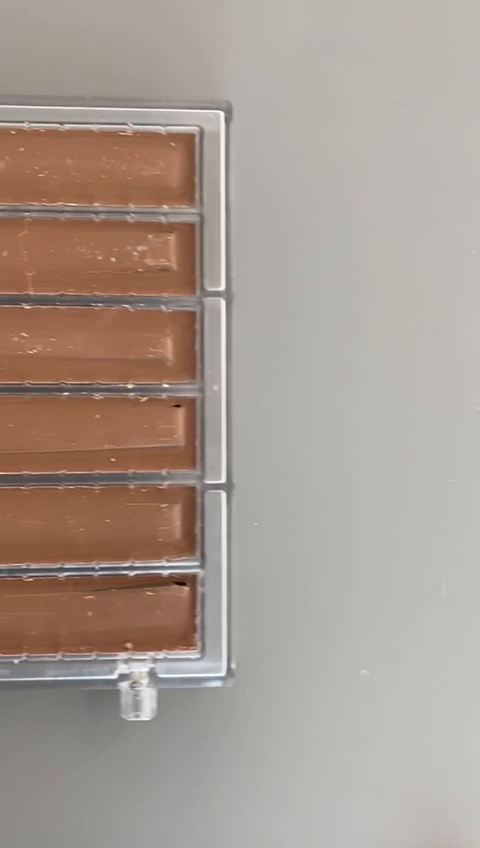
#> input picture frame 47 of color/figures/convey.mp4, 480 x 848 px
$ python contouring_video.py
#> lines starting #> are read from the running program, lines starting #| are printed output that depends on the picture; after the words box and inside, x2 and y2 are one past the last pixel; in counts of white or black regions, pixels touching at a corner belong together
#!/usr/bin/env python2

import cv2
import numpy as np
import time

frameWidth = 640
frameHeight = 480
# cap = cv2.VideoCapture(0)
cap = cv2.VideoCapture('figures/convey.mp4')
cap.set(3, frameWidth)
cap.set(4, frameHeight)
img_counter = 0


def empty(a):
    pass

cv2.namedWindow("Parameters")
cv2.resizeWindow("Parameters",640,240)
cv2.createTrackbar("Threshold1","Parameters",23,255,empty)
cv2.createTrackbar("Threshold2","Parameters",20,255,empty)
cv2.createTrackbar("LowerArea","Parameters",80000,300000,empty)
cv2.createTrackbar("UpperArea","Parameters",280000,300000,empty)

cv2.createTrackbar("LowerX","Parameters",0,250,empty)
cv2.createTrackbar("UpperX","Parameters",100,250,empty)
cv2.createTrackbar("LowerY","Parameters",0,250,empty)
cv2.createTrackbar("UpperY","Parameters",30,250,empty)

cv2.createTrackbar("LicoriceThreshold","Parameters", 5, 1000, empty)

def stackImages(scale,imgArray):
    rows = len(imgArray)
    cols = len(imgArray[0])
    rowsAvailable = isinstance(imgArray[0], list)
    width = imgArray[0][0].shape[1]
    height = imgArray[0][0].shape[0]
    if rowsAvailable:
        for x in range ( 0, rows):
            for y in range(0, cols):
                if imgArray[x][y].shape[:2] == imgArray[0][0].shape [:2]:
                    imgArray[x][y] = cv2.resize(imgArray[x][y], (0, 0), None, scale, scale)
                else:
                    imgArray[x][y] = cv2.resize(imgArray[x][y], (imgArray[0][0].shape[1], imgArray[0][0].shape[0]), None, scale, scale)
                if len(imgArray[x][y].shape) == 2: imgArray[x][y]= cv2.cvtColor( imgArray[x][y], cv2.COLOR_GRAY2BGR)
        imageBlank = np.zeros((height, width, 3), np.uint8)
        hor = [imageBlank]*rows
        hor_con = [imageBlank]*rows
        for x in range(0, rows):
            hor[x] = np.hstack(imgArray[x])
        ver = np.vstack(hor)
    else:
        for x in range(0, rows):
            if imgArray[x].shape[:2] == imgArray[0].shape[:2]:
                imgArray[x] = cv2.resize(imgArray[x], (0, 0), None, scale, scale)
            else:
                imgArray[x] = cv2.resize(imgArray[x], (imgArray[0].shape[1], imgArray[0].shape[0]), None,scale, scale)
            if len(imgArray[x].shape) == 2: imgArray[x] = cv2.cvtColor(imgArray[x], cv2.COLOR_GRAY2BGR)
        hor= np.hstack(imgArray)
        ver = hor
    return ver

def getContours(img,imgContour,img_counter,start,end):
    contours, hierarchy = cv2.findContours(img, cv2.RETR_EXTERNAL, cv2.CHAIN_APPROX_NONE)
    for cnt in contours:
        area = cv2.contourArea(cnt)
        areaMin = cv2.getTrackbarPos("LowerArea", "Parameters")
        areaMax = cv2.getTrackbarPos("UpperArea", "Parameters")
        if area > areaMin and area < areaMax:
            cv2.drawContours(imgContour, cnt, -1, (255, 0, 255), 7)
            peri = cv2.arcLength(cnt, True)
            approx = cv2.approxPolyDP(cnt, 0.02 * peri, True)


            # print(len(approx))

            # x y bullid
            x , y , w, h = cv2.boundingRect(approx)
            # if len(approx) >= 4:
            #     print("x ", x)
            #     print("y ", y)
            cv2.rectangle(imgContour, (x , y ), (x + w , y + h ), (0, 255, 0), 5)

            cv2.putText(imgContour, "Coordinates: (" + str(x) + ", " + str(y) + ")", (x + 20, y+40), cv2.FONT_HERSHEY_COMPLEX, .7, #str(len(approx)), (x, y), cv2.FONT_HERSHEY_COMPLEX, .7,
                        (0, 0, 0), 2)
            cv2.putText(imgContour, "Area: " + str(int(area)), (x + w + 20, y + 45), cv2.FONT_HERSHEY_COMPLEX, 0.7,
                        (0, 0, 0), 2)

            lx = cv2.getTrackbarPos("LowerX","Parameters")
            ux = cv2.getTrackbarPos("UpperX","Parameters")
            ly = cv2.getTrackbarPos("LowerY","Parameters")
            uy = cv2.getTrackbarPos("UpperY","Parameters")

            compare = cv2.getTrackbarPos("LicoriceThreshold","Parameters")

            if len(approx) >= 4 and lx <= x and x <= ux and ly <= y and y <= uy:
                # print('it detects')
                _, image = cap.read()

                # [9 lines of commented-out code are left out]


                lower = [0, 0, 0]
                upper = [65, 54, 49]

                # lower = np.array([0, 0, 0], dtype = "uint8")
                # upper = np.array([65, 54, 49], dtype = "uint8")


                # create NumPy arrays from the boundaries
                lower = np.array(lower, dtype = "uint8")
                upper = np.array(upper, dtype = "uint8")
                # find the colors within the specified boundaries and apply
                # the mask
                mask = cv2.inRange(image, lower, upper)
                output = cv2.bitwise_and(image, image, mask = mask)

                all_pixels = cv2.inRange(image, np.array([0, 0, 0], dtype = "uint8"), np.array([255, 255, 255], dtype = "uint8"))
                total_pixel_num = float(cv2.countNonZero(all_pixels))
                licorice = float(cv2.countNonZero(mask))

                # print("Pixel ratio: ", float(licorice/total_pixel_num))

                ratio = round((licorice/total_pixel_num)*10000,2)


                # Changed 10000 to 100
                the_ratio_str = "The black pixel ratio: " + str(round((licorice/total_pixel_num)*100,2)) + "%"
                cv2.putText(imgContour, the_ratio_str, (520, 440), cv2.FONT_HERSHEY_SIMPLEX, 0.7, (0, 0, 255), 2)
                # print(the_ratio_str)

                # Pixel detection check
                if ratio >= compare and (end-start) > 3:
                    start = time.time()
                    print("Alert!!!!")
                    img_name = "opencv_frame_{}.png".format(img_counter)
                    cv2.imwrite(img_name, imgContour)
                    # print("{} written!".format(img_name))
                    # print(img_counter)
                    img_counter = img_counter + 1
                    # time.sleep(1) DOESNT WORK, VIDEO LAG

                # show the images
                cv2.imshow("images", np.hstack([image, output]))
                # cv2.waitKey(0)
        end = time.time()
    return img_counter,start,end

def main():
    img_counter = 0
    start = time.time()
    end = time.time()
    while True:
        success, img = cap.read()
#> img is the input picture: shape (848, 480, 3); mean B, G, R 145.5, 155, 168.7
        imgContour = img.copy()
        imgBlur = cv2.GaussianBlur(img, (7, 7), 1)
        imgGray = cv2.cvtColor(imgBlur, cv2.COLOR_BGR2GRAY)
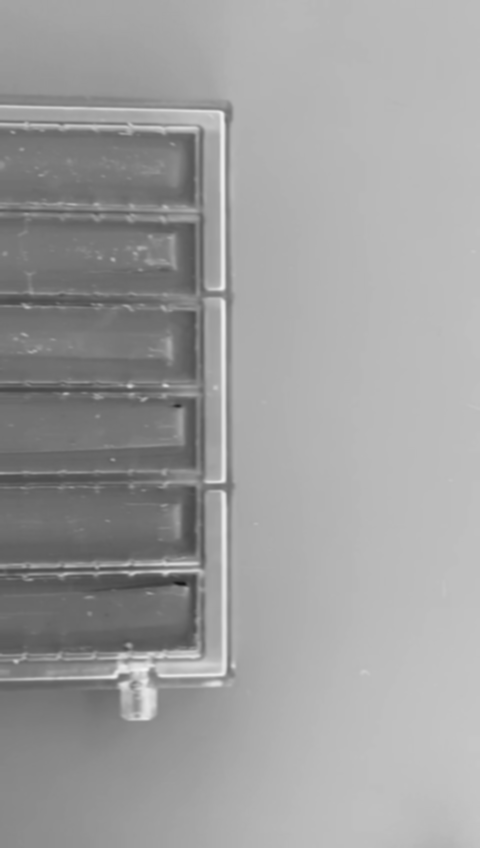
#> imgGray: shape (848, 480); min 23, max 244, mean 158
        threshold1 = cv2.getTrackbarPos("Threshold1", "Parameters")
        threshold2 = cv2.getTrackbarPos("Threshold2", "Parameters")
        imgCanny = cv2.Canny(imgGray,threshold1,threshold2)
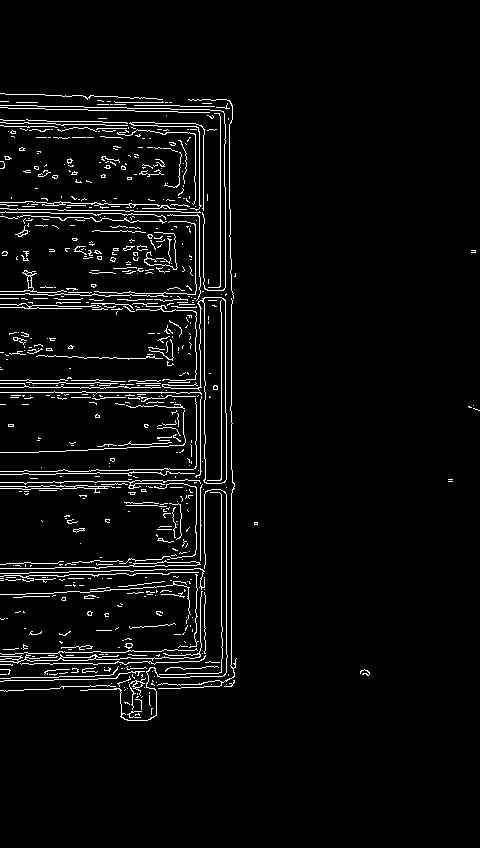
#> imgCanny: shape (848, 480); 4.2% white in thin lines or dots, all inside (x1, y1, x2, y2) = (0, 93, 480, 721)
        kernel = np.ones((5, 5))
        imgDil = cv2.dilate(imgCanny, kernel, iterations=1)
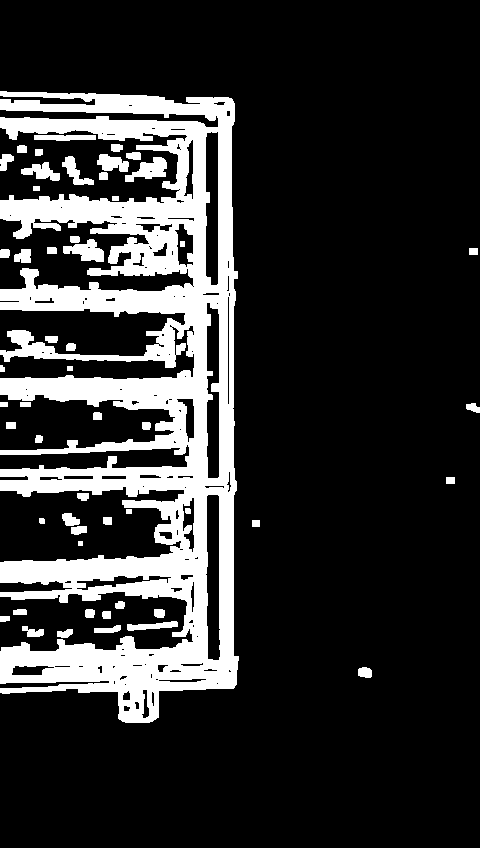
#> imgDil: shape (848, 480); 18.9% white; 53 white regions
        img_counter,start,end = getContours(imgDil,imgContour,img_counter,start,end)
#> in getContours, `contours, hierarchy = cv2.findContours(img, cv2.RETR_EXTERNAL, cv2.CHA..`: contours = 51 contours, 1 with area under 20; largest, box (x1, y1, x2, y2) and area: (0, 91, 239, 723) 76415, (125, 157, 167, 182) 493, (63, 239, 104, 262) 488, (97, 154, 129, 172) 338, (21, 162, 60, 181) 337
#> in getContours, `area = cv2.contourArea(cnt)`: area = 111
#> img_counter = 0; start = 1.8e+09; end = 1.8e+09
        imgStack = stackImages(0.8,([img,imgCanny],
                                    [imgDil,imgContour]))
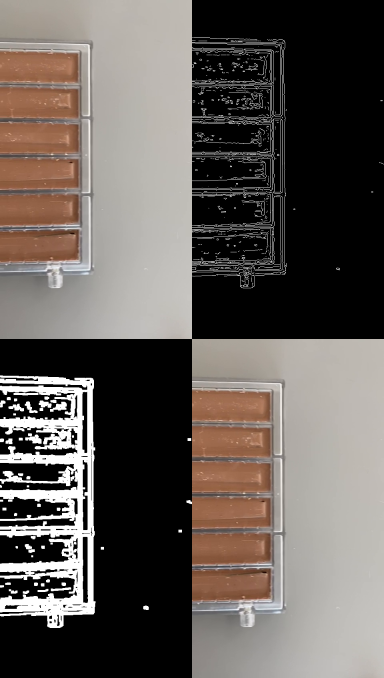
#> imgStack: shape (1356, 768, 3) (shown at 1/2 size); mean B, G, R 87.4, 92.2, 99
        cv2.imshow("Result", imgStack)
        # print('Time elapsed', end-start)
        if cv2.waitKey(1) & 0xFF == ord('q'):
#> (key q is pressed here)
            break

main()

$ run again, starting later in the video
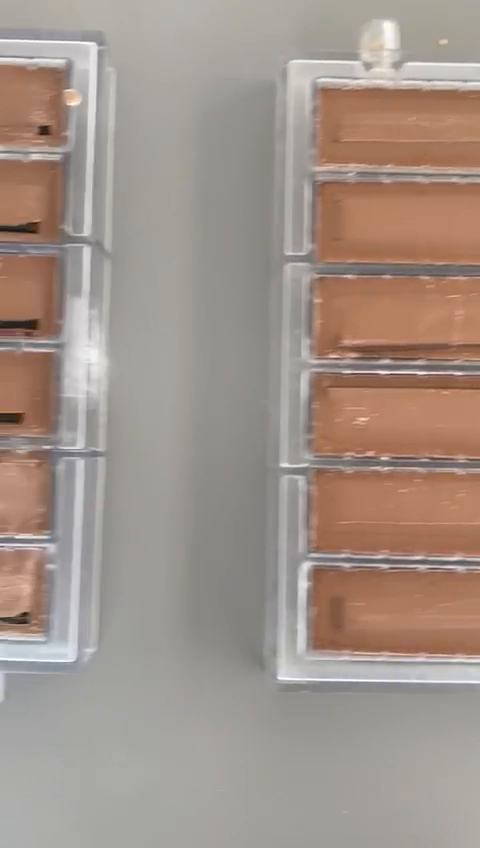
#> input picture frame 376 of color/figures/convey.mp4, 480 x 848 px
#> in main, img is the input picture: shape (848, 480, 3); mean B, G, R 137.4, 146.9, 161.8
#> in main, `imgCanny = cv2.Canny(imgGray,threshold1,threshold2)`:
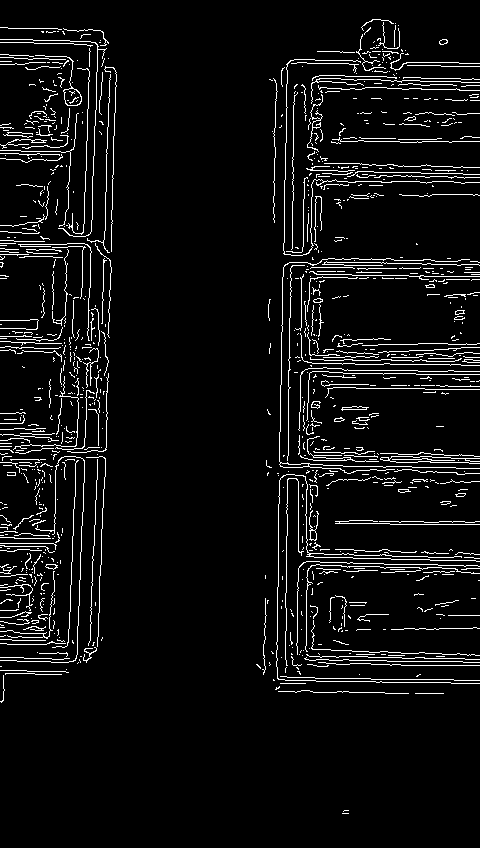
#> imgCanny: shape (848, 480); 5.8% white in thin lines or dots
#> imgDil: shape (848, 480); 27.5% white; 56 white regions
#> contours = 56 contours, 1 with area under 20; largest, box (x1, y1, x2, y2) and area: (267, 17, 480, 696) 61664, (0, 25, 119, 666) 53036, (329, 121, 480, 146) 1163, (333, 518, 480, 527) 978, (381, 110, 480, 129) 931
#> area = 67
#> img_counter = 0; start = 1.8e+09
#> in main, `imgStack = stackImages(0.8,([img,imgCanny], [imgDil,imgContour]))`:
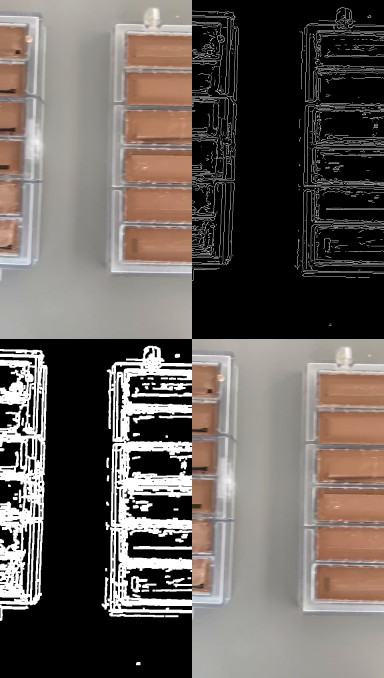
#> imgStack: shape (1356, 768, 3) (shown at 1/2 size); mean B, G, R 89.9, 94.7, 102.1
